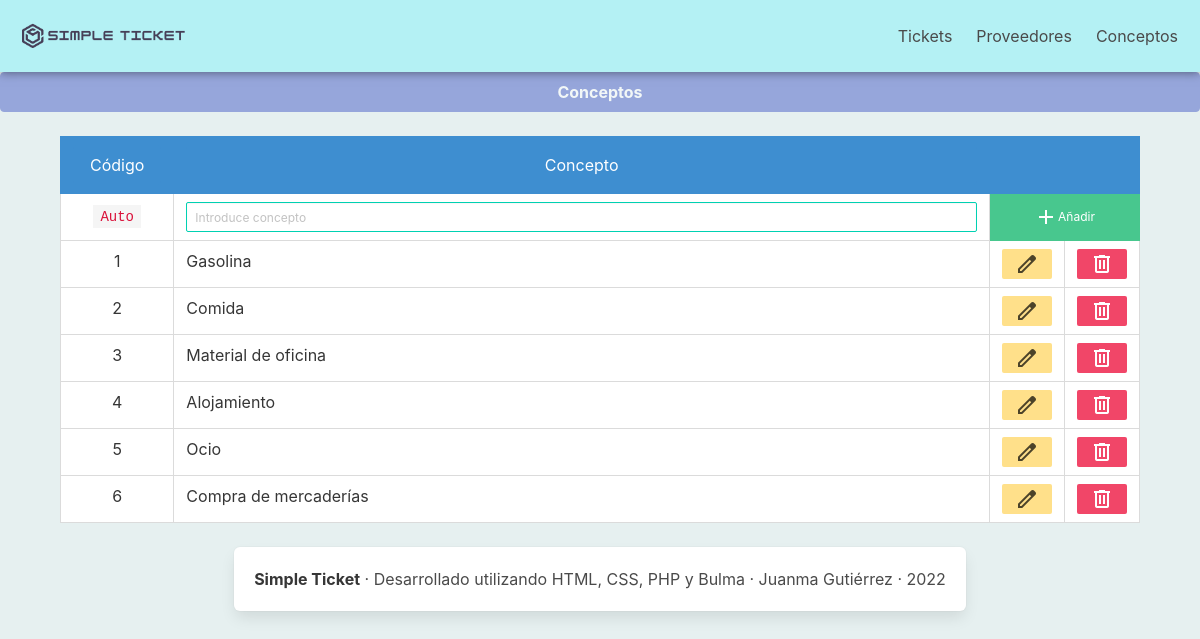
The app's page /concepts/concepts.php?order=CodCon with its own data.
### tables this page shows
CREATE TABLE `concepto` (
  `CodCon` int(11) NOT NULL,
  `NomCon` varchar(50) NOT NULL
);

### concepts/list.php (called while the page is built)
<?php
$listadoSqlConcept = "SELECT CodCon, NomCon
    FROM concepto
    ORDER BY " . $_GET['order'];
$consulta = mysqli_query($conexion, $listadoSqlConcept);

### concepts/print_table_row.php (the view)
<?php
while ($registro = mysqli_fetch_array($consulta)) {
?>
    <tr>
        <td class="has-text-centered"><?= $registro["CodCon"] ?></td>
        <td><?= $registro["NomCon"] ?></td>
        <td class="small">
            <div class="centered">
                <a href="concepts.php?CodCon=<?=$registro['CodCon'] ?>&NomCon=<?= $registro['NomCon'] ?>&order=CodCon&accion=editar">
                    <button class='button is-small is-warning'>
                        <span class="material-symbols-outlined">edit</span>
                    </button>
                </a>
            </div>
        </td>
        <td class="small">
            <div class="centered">
                <a href="concepts.php?CodCon=<?= $registro['CodCon'] ?>&accion=borrar">
                    <button class="button is-small is-danger">
                        <span class="material-symbols-outlined">delete</span>
                    </button>
                </a>
            </div>
        </td>
    </tr>
<?php
}
?>

### css/style.css (style rules this page uses)
* { padding: 0px; margin: 0px; box-sizing: border-box; }
html { background-color: #e6f0f0; }
.centered { display: grid; place-items: center; }
table, th, td { border-collapse: collapse; }
.small { width: 50px; }

### records on screen
concepto: CodCon "1", NomCon "Gasolina"
concepto: CodCon "2", NomCon "Comida"
concepto: CodCon "3", NomCon "Material de oficina"
concepto: CodCon "4", NomCon "Alojamiento"
concepto: CodCon "5", NomCon "Ocio"
concepto: CodCon "6", NomCon "Compra de mercaderías"
